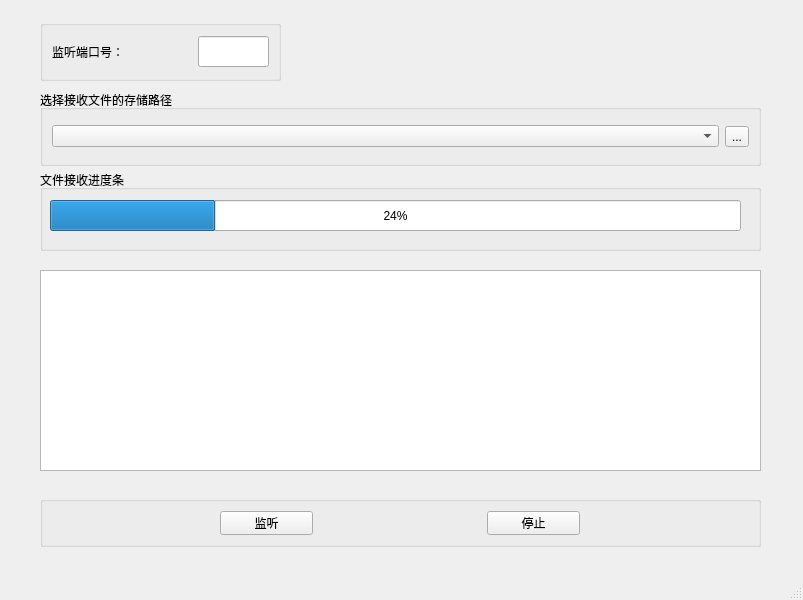
<?xml version="1.0" encoding="UTF-8"?>
<ui version="4.0">
 <class>ReceiveFile</class>
 <widget class="QMainWindow" name="ReceiveFile">
  <property name="geometry">
   <rect>
    <x>0</x>
    <y>0</y>
    <width>803</width>
    <height>600</height>
   </rect>
  </property>
  <property name="windowTitle">
   <string>ReceiveFile</string>
  </property>
  <widget class="QWidget" name="centralwidget">
   <widget class="QPlainTextEdit" name="StatusText">
    <property name="geometry">
     <rect>
      <x>40</x>
      <y>270</y>
      <width>721</width>
      <height>201</height>
     </rect>
    </property>
    <property name="styleSheet">
     <string notr="true">font: 10pt &quot;微软雅黑&quot;;</string>
    </property>
   </widget>
   <widget class="QGroupBox" name="groupBox">
    <property name="geometry">
     <rect>
      <x>40</x>
      <y>496</y>
      <width>721</width>
      <height>51</height>
     </rect>
    </property>
    <property name="title">
     <string/>
    </property>
    <layout class="QHBoxLayout" name="horizontalLayout">
     <item>
      <widget class="QPushButton" name="listenBtn">
       <property name="maximumSize">
        <size>
         <width>93</width>
         <height>28</height>
        </size>
       </property>
       <property name="styleSheet">
        <string notr="true">font: 10pt &quot;微软雅黑&quot;;</string>
       </property>
       <property name="text">
        <string>监听</string>
       </property>
      </widget>
     </item>
     <item>
      <widget class="QPushButton" name="pBtnStop">
       <property name="maximumSize">
        <size>
         <width>93</width>
         <height>28</height>
        </size>
       </property>
       <property name="styleSheet">
        <string notr="true">font: 10pt &quot;微软雅黑&quot;;</string>
       </property>
       <property name="text">
        <string>停止</string>
       </property>
      </widget>
     </item>
    </layout>
   </widget>
   <widget class="QGroupBox" name="groupBox_2">
    <property name="geometry">
     <rect>
      <x>40</x>
      <y>170</y>
      <width>721</width>
      <height>81</height>
     </rect>
    </property>
    <property name="styleSheet">
     <string notr="true">font: 10pt &quot;微软雅黑&quot;;</string>
    </property>
    <property name="title">
     <string>文件接收进度条</string>
    </property>
    <widget class="QProgressBar" name="recvProg">
     <property name="geometry">
      <rect>
       <x>10</x>
       <y>30</y>
       <width>691</width>
       <height>31</height>
      </rect>
     </property>
     <property name="styleSheet">
      <string notr="true">font: 10pt &quot;微软雅黑&quot;;</string>
     </property>
     <property name="value">
      <number>24</number>
     </property>
    </widget>
   </widget>
   <widget class="QGroupBox" name="groupBox_3">
    <property name="geometry">
     <rect>
      <x>40</x>
      <y>20</y>
      <width>241</width>
      <height>61</height>
     </rect>
    </property>
    <property name="styleSheet">
     <string notr="true">font: 10pt &quot;微软雅黑&quot;;</string>
    </property>
    <property name="title">
     <string/>
    </property>
    <layout class="QHBoxLayout" name="horizontalLayout_2">
     <item>
      <widget class="QLabel" name="portLabel">
       <property name="text">
        <string>监听端口号：</string>
       </property>
      </widget>
     </item>
     <item>
      <widget class="QLineEdit" name="portLineEdit">
       <property name="maximumSize">
        <size>
         <width>71</width>
         <height>31</height>
        </size>
       </property>
      </widget>
     </item>
    </layout>
   </widget>
   <widget class="QGroupBox" name="groupBox_4">
    <property name="geometry">
     <rect>
      <x>40</x>
      <y>90</y>
      <width>721</width>
      <height>76</height>
     </rect>
    </property>
    <property name="styleSheet">
     <string notr="true">font: 10pt &quot;微软雅黑&quot;;</string>
    </property>
    <property name="title">
     <string>选择接收文件的存储路径</string>
    </property>
    <layout class="QHBoxLayout" name="horizontalLayout_3">
     <item>
      <widget class="QComboBox" name="directoryComboBox"/>
     </item>
     <item>
      <widget class="QToolButton" name="selectDirBtn">
       <property name="text">
        <string>...</string>
       </property>
      </widget>
     </item>
    </layout>
   </widget>
  </widget>
  <widget class="QMenuBar" name="menubar">
   <property name="geometry">
    <rect>
     <x>0</x>
     <y>0</y>
     <width>803</width>
     <height>26</height>
    </rect>
   </property>
  </widget>
  <widget class="QStatusBar" name="statusbar"/>
 </widget>
 <resources/>
 <connections/>
</ui>
